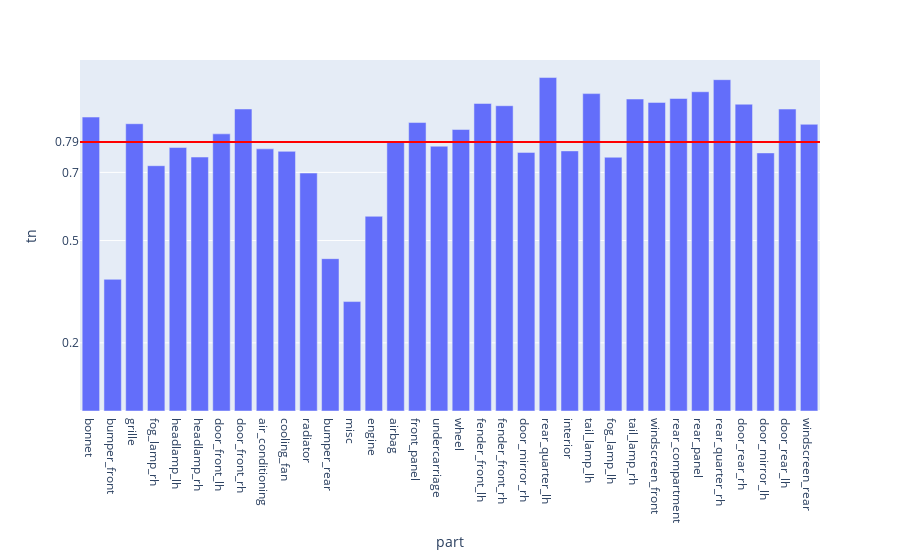

Notebook cell for this chart:
### Code cell
fig = px.bar(evalMetrics, x = 'part', y = 'tn')

fig.add_hline(y=avgTn, line_width=2, line_color="red")

fig.update_layout(
    yaxis = dict(
        tickmode = 'array',
        tickvals = [np.format_float_positional(avgTn, 2), 0.2, 0.5, 0.7],
    )
)
fig

### Figure 1 — Plotly figure (JSON) as saved in the notebook; plotly's stock layout.template omitted (floating-point values rounded to 4 significant figures)
{"data": [{"alignmentgroup": "True", "hovertemplate": "part=%{x}<br>tn=%{y}<extra></extra>", "legendgroup": "", "marker": {"color": "#636efa", "pattern": {"shape": ""}}, "name": "", "offsetgroup": "", "orientation": "v", "showlegend": false, "textposition": "auto", "type": "bar", "x": ["bonnet", "bumper_front", "grille", "fog_lamp_rh", "headlamp_lh", "headlamp_rh", "door_front_lh", "door_front_rh", "air_conditioning", "cooling_fan", "radiator", "bumper_rear", "misc", "engine", "airbag", "front_panel", "undercarriage", "wheel", "fender_front_lh", "fender_front_rh", "door_mirror_rh", "rear_quarter_lh", "interior", "tail_lamp_lh", "fog_lamp_lh", "tail_lamp_rh", "windscreen_front", "rear_compartment", "rear_panel", "rear_quarter_rh", "door_rear_rh", "door_mirror_lh", "door_rear_lh", "windscreen_rear"], "xaxis": "x", "y": [0.8623, 0.3863, 0.8428, 0.7196, 0.773, 0.745, 0.813, 0.886, 0.769, 0.7617, 0.6981, 0.4469, 0.321, 0.5712, 0.79, 0.8463, 0.7767, 0.8258, 0.9022, 0.8956, 0.7587, 0.9782, 0.763, 0.9311, 0.7444, 0.9152, 0.9053, 0.9168, 0.9365, 0.972, 0.8999, 0.7571, 0.8858, 0.8411], "yaxis": "y"}], "layout": {"barmode": "relative", "legend": {"tracegroupgap": 0}, "margin": {"t": 60}, "shapes": [{"line": {"color": "red", "width": 2}, "type": "line", "x0": 0, "x1": 1, "xref": "x domain", "y0": 0.7893, "y1": 0.7893, "yref": "y"}], "xaxis": {"anchor": "y", "domain": [0, 1], "title": {"text": "part"}}, "yaxis": {"anchor": "x", "domain": [0, 1], "tickmode": "array", "tickvals": ["0.79", 0.2, 0.5, 0.7], "title": {"text": "tn"}}}}
